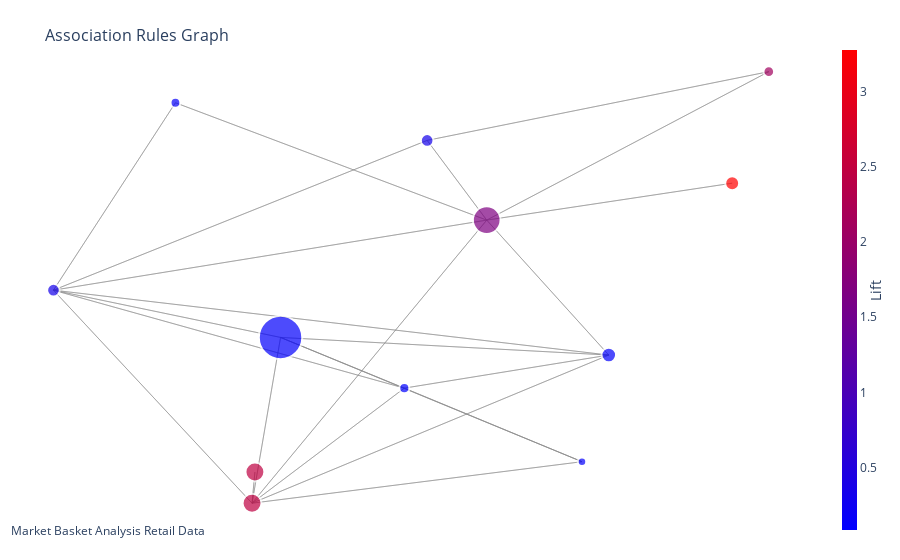

Write notebook code for a chart like this one.
### Code cell
# Create directed graph
G = nx.DiGraph()
for i, row in rules.iterrows():
    G.add_edge(row['antecedents'], row['consequents'], weight=row['confidence'])
    nx.set_node_attributes(G, {row['antecedents']: {'lift': row['lift']}})
    nx.set_node_attributes(G, {row['consequents']: {'lift': row['lift']}})
    nx.set_node_attributes(G, {row['antecedents']: {'support': row['support']}})
    nx.set_node_attributes(G, {row['consequents']: {'support': row['support']}})
# Create plotly figure
edge_trace = go.Scatter(
    x=[],
    y=[],
    line=dict(width=0.5,color='#888'),
    hoverinfo='none',
    mode='lines')

node_trace = go.Scatter(
    x=[],
    y=[],
    text=[],
    mode='markers',
    hoverinfo='text',
    marker=dict(
        showscale=True,
        colorscale=[[0, 'red'], [1, 'blue']],
        reversescale=True,
        color=[],
        size=[],
        colorbar=dict(
            thickness=15,
            title='Lift',
            xanchor='left',
            titleside='right'
        ),
        line_width=2))
pos = nx.spring_layout(G, k=0.15, seed=42) # replace with your preferred layout
nx.set_node_attributes(G, pos, 'pos')

for node in G.nodes():
    x, y = G.nodes[node]['pos']
    node_trace['x'] += tuple([x])
    node_trace['y'] += tuple([y])
    text = next(iter(node)) if isinstance(node, frozenset) else node
    text = f"{text}<br>Support: {G.nodes[node]['support']:.4f}<br> Lift: {G.nodes[node]['lift']:.4f}"
    node_trace['text'] += tuple([text])
    node_trace['marker']['color'] += tuple([G.nodes[node]['lift']])
    node_trace['marker']['size'] += tuple([8000*G.nodes[node]['support']])

for edge in G.edges():
    x0, y0 = G.nodes[edge[0]]['pos']
    x1, y1 = G.nodes[edge[1]]['pos']
    edge_trace['x'] += tuple([x0, x1, None])
    edge_trace['y'] += tuple([y0, y1, None])

fig = go.Figure(data=[edge_trace, node_trace],
             layout=go.Layout(
                title='<br>Association Rules Graph',
                titlefont_size=16,
                showlegend=False,
                hovermode='closest',
                margin=dict(b=20,l=5,r=5,t=40),
                annotations=[ dict(
                    text="Market Basket Analysis Retail Data",
                    showarrow=False,
                    xref="paper", yref="paper",
                    x=0.005, y=-0.002 ) ],
                xaxis=dict(showgrid=False, zeroline=False, showticklabels=False),
                yaxis=dict(showgrid=False, zeroline=False, showticklabels=False)))

fig.update_layout(
    coloraxis=dict(
        colorbar=dict(
            title="Lift",
            thickness=15,
            xanchor="left",
            titleside="right"
        )
    ),
    plot_bgcolor='white'
)

fig.show()

### Figure 1 — Plotly figure (JSON) as saved in the notebook; plotly's stock layout.template omitted (floating-point values rounded to 4 significant figures; data arrays with more than 128 entries replaced by an {"elided": "..."} marker saying what was removed)
{"data": [{"hoverinfo": "none", "line": {"color": "#888", "width": 0.5}, "mode": "lines", "type": "scatter", "x": {"elided": "144 float values"}, "y": {"elided": "144 float values"}}, {"hoverinfo": "text", "marker": {"color": [3.279, 1.659, 0.1583, 0.3369, 2.107, 0.3369, 0.1231, 2.47, 0.1171, 0.08382, 0.1333, 2.47], "colorbar": {"thickness": 15, "title": {"side": "right", "text": "Lift"}, "xanchor": "left"}, "colorscale": [[0, "red"], [1, "blue"]], "line": {"width": 2}, "reversescale": true, "showscale": true, "size": [13.96, 27.67, 9.827, 12.64, 10.65, 12.64, 14.53, 18.91, 43.44, 10.08, 8.506, 18.91]}, "mode": "markers", "text": ["I<br>Support: 0.0017<br> Lift: 3.2789", "IV<br>Support: 0.0035<br> Lift: 1.6590", "II<br>Support: 0.0012<br> Lift: 0.1583", "V<br>Support: 0.0016<br> Lift: 0.3369", "III<br>Support: 0.0013<br> Lift: 2.1067", "XII<br>Support: 0.0016<br> Lift: 0.3369", "VIII<br>Support: 0.0018<br> Lift: 0.1231", "X<br>Support: 0.0024<br> Lift: 2.4702", "IX<br>Support: 0.0054<br> Lift: 0.1171", "VI<br>Support: 0.0013<br> Lift: 0.0838", "VII<br>Support: 0.0011<br> Lift: 0.1333", "pharmacie<br>Support: 0.0024<br> Lift: 2.4702"], "type": "scatter", "x": [0.5077, 0.11, -0.3945, -0.5921, 0.5671, 0.01344, 0.3077, -0.2703, -0.2241, -0.02357, 0.2644, -0.2657], "y": [0.4979, 0.3317, 0.86, 0.0164, 1, 0.6906, -0.2756, -0.9424, -0.1963, -0.4245, -0.7556, -0.8023]}], "layout": {"annotations": [{"showarrow": false, "text": "Market Basket Analysis Retail Data", "x": 0.005, "xref": "paper", "y": -0.002, "yref": "paper"}], "coloraxis": {"colorbar": {"thickness": 15, "title": {"side": "right", "text": "Lift"}, "xanchor": "left"}}, "hovermode": "closest", "margin": {"b": 20, "l": 5, "r": 5, "t": 40}, "plot_bgcolor": "white", "showlegend": false, "title": {"font": {"size": 16}, "text": "<br>Association Rules Graph"}, "xaxis": {"showgrid": false, "showticklabels": false, "zeroline": false}, "yaxis": {"showgrid": false, "showticklabels": false, "zeroline": false}}}
